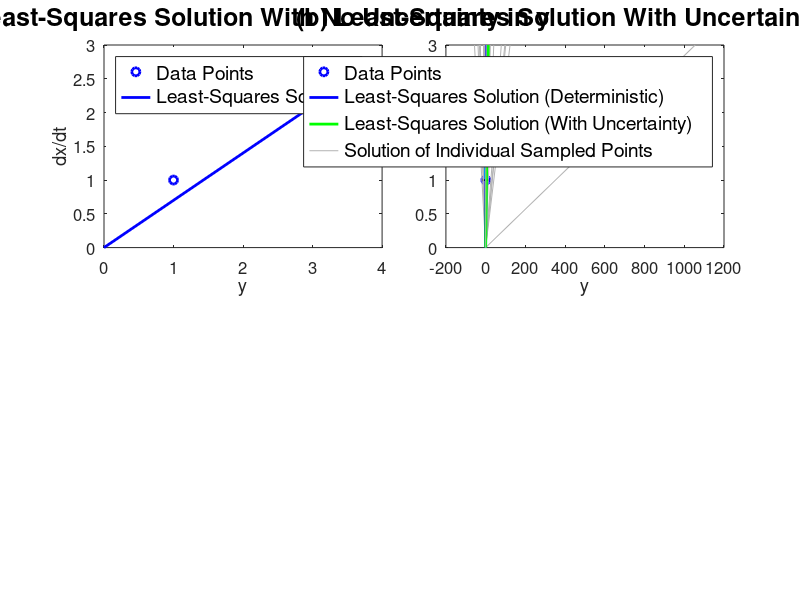

MATLAB code to generate this figure: (Note: this script raises an error after producing the figure.)
% Code corresponding to Section 5.1 - "Parameter Estimation with Uncertainties 
% in Data" in the Supplementary Document of the paper "Taming Uncertainty in a 
% Complex World: The Rise of Uncertainty Quantification — A Tutorial for 
% Beginners".
%
% Authors: Nan Chen, Stephen Wiggins, Marios Andreou.
%
% Code: Estimating the slope parameter 'a' in the following linear system:
%           xdot = dx/dt = ay,
%           ydot = dy/dt = bx.
% We can regard xdot, ydot, y and x as the four variables which we can use to 
% estimate said parameter (MATLAB code).  
% 
% Info: Only two data points will be considered, so the least-squares solution
% through standard linear regression will be needed; If there was only one data 
% point, then we can simply set a = xdot/y if y is non-zero. We will consider 
% two cases; One case where the data for both xdot and y are available, and one 
% where y is not directly observed and instead it is assigned a Gaussian 
% distribution at each realization which leads to nonlinear uncertainties in the 
% least-squares solution for the parameter.
%
% MATLAB Toolbox and M-file Requirements:
%
% [fList, pList] = matlab.codetools.requiredFilesAndProducts('Parameter_Estimation.m');
%
% M-files/Scripts:
%   * Parameter_Estimation.m
%
% Toolboxes:
%   * Statistics and Machine Learning Toolbox

%%%%%%%%%%%%%%%%%%%%%%%%%%%%%%%%%%%%%%%%%%%%%%%%%%%%%%%%%%%%%%%%%%%%%%%%%%%%%%%%
%%%%%%%%%%%%%%%%%%%%%%%%%%%%%%%%%%%%%%%%%%%%%%%%%%%%%%%%%%%%%%%%%%%%%%%%%%%%%%%%

%%%%%%%%%%%%%%%%%%%%%%%%%%%%%%%%%%%%%%%%%%%%%%%%%%%%%%%%%%%%%%%%%%%%%%%%%%%%%%%%
%%%%%%%%%%%%%%%%%%%%%%%%%%%%%% No Uncertainty in y %%%%%%%%%%%%%%%%%%%%%%%%%%%%%
%%%%%%%%%%%%%%%%%%%%%%%%%%%%%%%%%%%%%%%%%%%%%%%%%%%%%%%%%%%%%%%%%%%%%%%%%%%%%%%%

xdot = [1; 2]; % Data points of dx/dt
y = [1; 3]; % Data points of y
a_est_deterministic = sum(y.^2) \ sum(y .* xdot); % Least-squares solution through standard linear regression

% Plotting the data points against the least-squares solution from linear 
% regression, where the slope of the fitted line is exactly the estimated 
% parameter.
fig = figure();
subplot(2, 4, [1, 2])
hold on
plot(y, xdot, 'bo', 'LineWidth', 2);
plot([min(y)-1, max(y)+1], a_est_deterministic * [min(y)-1, max(y)+1], 'b', 'LineWidth', 2);
box on
set(gca, 'FontSize', 12)
legend('Data Points', 'Least-Squares Solution', 'FontSize', 14, 'Location', 'Northwest')
title('(a) Least-Squares Solution With No Uncertainty in y', 'FontSize', 18)
xlabel('y')
ylabel('dx/dt')
xlim([min(y)-1, max(y)+1])

fprintf('Estimated value of the slope parameter a by using least-squares, when y has no uncertainty: %0.4f\n', a_est_deterministic)

%%%%%%%%%%%%%%%%%%%%%%%%%%%%%%%%%%%%%%%%%%%%%%%%%%%%%%%%%%%%%%%%%%%%%%%%%%%%%%%%
%%%%%%%%%%%%%%%%%%% Gaussian Uncertainty in Unobservable y %%%%%%%%%%%%%%%%%%%%%
%%%%%%%%%%%%%%%%%%%%%%%%%%%%%%%%%%%%%%%%%%%%%%%%%%%%%%%%%%%%%%%%%%%%%%%%%%%%%%%%

rng(42) % Setting the seed number for consistent and reproducible results

r = 10; % Uncertainty level (variance) of the unobservable y (assuming the same variance for each observation), which is <y'^2>
a_est_UQ = sum(y.^2 + r) \ sum(y .* xdot); % Least-squares solution through standard linear regression in the presence of uncertainty
fprintf('Estimated value of the slope parameter a by using least-squares, when y contains uncertainty (Gaussian with variance r = %0.2f): %0.4f\n', r, a_est_UQ)

% Generating samples from the distribution of the unobservable y.
sample_num = 5000; % Number of samples to be obtained from the distribution of y
y_samples = y + sqrt(r) * randn(2, sample_num); % Assuming a Gaussian distribution centered around the true value but with large variance

% Plotting the data points against the least-squares solution from linear 
% regression for both cases (with and without uncertainty), along with the
% sampled least-squares solutions. These samples are also plotted and are
% connected via a cyan line denoting their respective pair.
subplot(2, 4, [3, 4])
hold on
h1 = plot(y, xdot, 'bo', 'LineWidth', 2);
box on
set(gca, 'FontSize', 12)
title('(b) Least-Squares Solution With Uncertainty in y', 'FontSize', 18)
xlabel('y')
ylabel('dx/dt')
a_est_each_sample = zeros(1, sample_num);
xdot_plot_point = 3; % Up to which point in the y-axis (dx/dt = xdot) the fitted lines should be plotted
for i = 1:sample_num
    a_est_each_sample(i) = sum(y_samples(:, i).^2) \ sum(y_samples(:, i) .* xdot);  % Least-squares solution through standard linear regression in the presence of uncertainty for each sample of y values
    if i <= 100 % Plotting 100 of the sampled least-squares solutions (via the respective fitted line)
        plot([0, xdot_plot_point/a_est_each_sample(i)],  [0, xdot_plot_point], 'Color', [0.7 0.7 0.7]);
        plot(y_samples(:, i), xdot, 'k.')
        plot(y_samples(:, i), xdot, 'c')
    end
end
h2 = plot([0, xdot_plot_point/a_est_deterministic], [0, xdot_plot_point], 'b', 'LineWidth', 2);
h3 = plot([0, xdot_plot_point/a_est_UQ], [0, xdot_plot_point], 'g', 'LineWidth', 2);
h4 = plot([0, xdot_plot_point/a_est_each_sample(i)],  [0, xdot_plot_point], 'Color', [0.7 0.7 0.7]);
legend([h1, h2, h3, h4], 'Data Points', 'Least-Squares Solution (Deterministic)', 'Least-Squares Solution (With Uncertainty)', 'Solution of Individual Sampled Points', 'FontSize', 14, 'Location', 'Northeast')
xlim([min(y_samples, [], 'all'), max(y_samples, [], 'all')])
ylim([0, 2*xdot_plot_point])

% Plotting the distribution of the slope parameter, a, using the different 
% samples from y when assuming uncertainty in its observation. Its average 
% value, which is exactly the least-squares solution under uncertainty, is also 
% plotted, along with the least-squares solution of the deterministic case.
subplot(2, 4, [6, 7])
[slope_pdf, slope_value] = ksdensity(a_est_each_sample, linspace(-3, 3, 200));
hold on
h1 = plot(slope_value, slope_pdf, 'Color', [0.7 0.7 0.7], 'LineWidth', 2);
box on
set(gca, 'FontSize', 12)
h2 = xline(a_est_deterministic, 'b', 'LineWidth', 2);
h3 = xline(a_est_UQ, 'g', 'LineWidth', 2);
legend([h1, h2, h3], 'Distribution of a in the Case With Uncertainty', 'Least-Squares Solution in Deterministic Case', 'Mean Least-Squares Solution Under Uncertainty', 'FontSize', 14, 'Location', 'Northeast')
title('(c) Estimated Slope Parameter a', 'FontSize', 18)
xlabel('a')
ylabel('Probability Density')

fig.WindowState = 'Maximized'; % Maximize the figure window